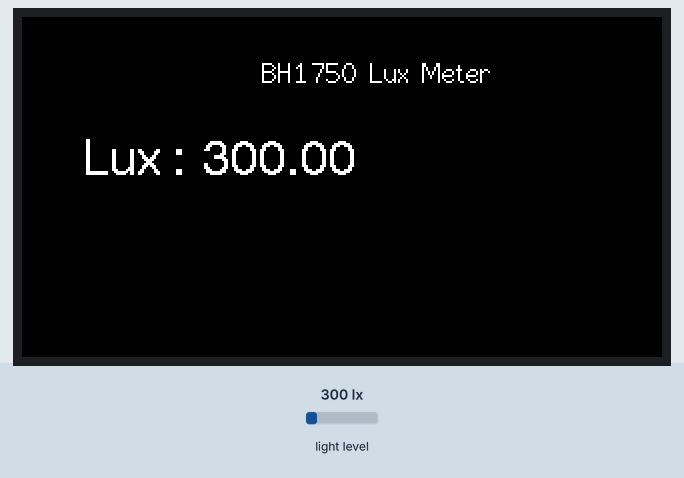
This program was run on a simulated ESP32-S3. On the bench: 320×170 colour display. The inputs (shaded band) are chosen by the test bench; at power-on: light level 300 lx.

Above: at 1.4 s.
1.5 s: light level set to 40 lx
At 2.3 s:
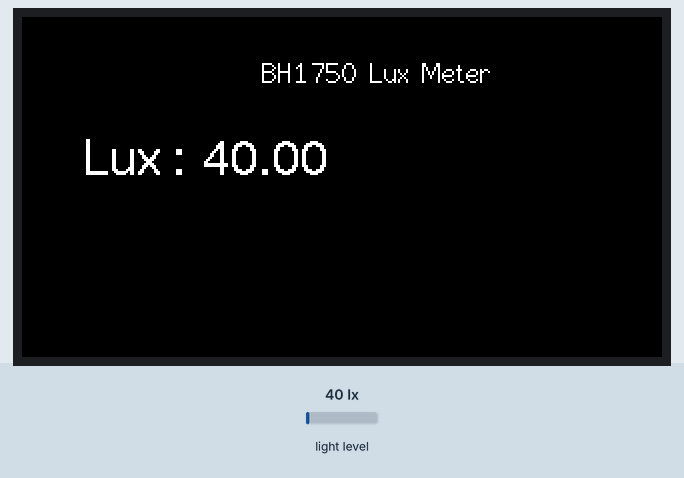
3.3 s: light level set to 500 lx
At 4.0 s:
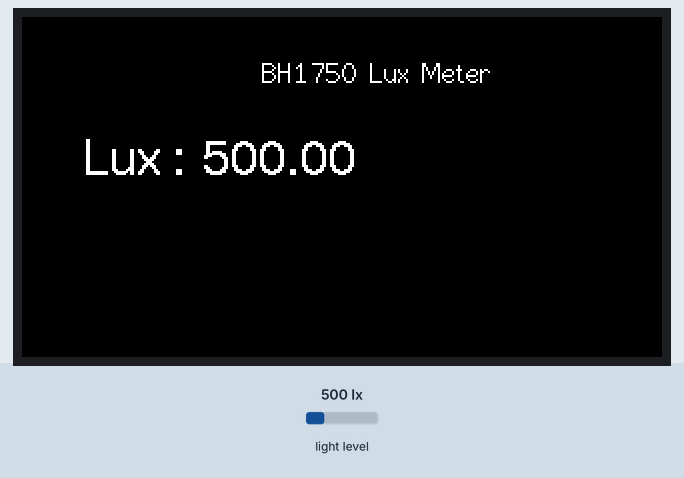
4.8 s: light level set to 1000 lx
At 5.8 s:
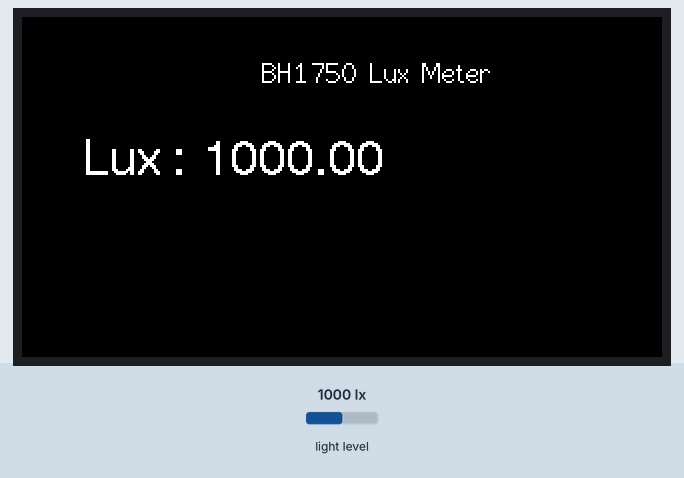
Timing chart, 0 to 7.8 s (numbered marks = the images above; inputs shaded):
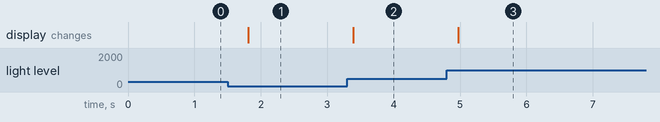

The program:

main.cpp
```cpp
#include <Arduino.h>
#include <TFT_eSPI.h>
#include <Wire.h>
#include <BH1750.h>

#define         SDA_PIN 44  // Define your custom SDA pin
#define         SCL_PIN 43  // Define your custom SCL pin

TFT_eSPI        tft = TFT_eSPI();
char            buf[20] = "";
BH1750          lightMeter;

void setup() {
    Serial.begin(115200);
    Wire.begin(SDA_PIN, SCL_PIN);  // Initialize I²C with custom pins
    lightMeter.begin();
    tft.init();
    tft.setRotation(1);
    tft.fillScreen(TFT_BLACK);
    tft.setTextColor(TFT_WHITE);
    tft.drawString("BH1750 Lux Meter", 120, 20, 2);
    tft.drawString("Lux : ", 30, 60, 4);
}

void loop() {
    float lux = lightMeter.readLightLevel();
    sprintf(buf, "%.2f", lux);
    tft.fillRect(90, 60, 240, 240, TFT_BLACK);
    tft.drawString(buf, 90, 60, 4);
    delay(500);
}
```

Measured:
- after the input at 1.5 s, the display: changes after 0.31 s (image 1)
- after the input at 3.3 s, the display: changes after 0.09 s (image 2)
- after the input at 4.8 s, the display: changes after 0.18 s (image 3)
